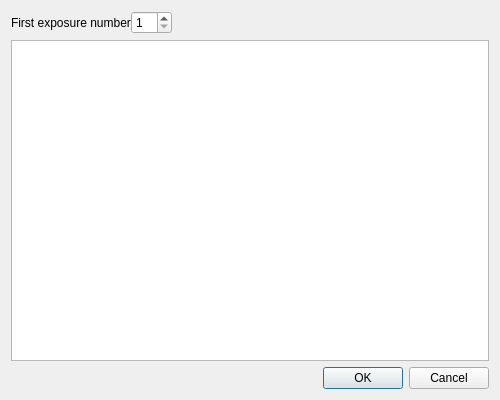
<?xml version="1.0" encoding="UTF-8"?>
<ui version="4.0">
 <class>AutoFillExpNumClass</class>
 <widget class="QDialog" name="AutoFillExpNumClass">
  <property name="geometry">
   <rect>
    <x>0</x>
    <y>0</y>
    <width>500</width>
    <height>400</height>
   </rect>
  </property>
  <property name="windowTitle">
   <string>Auto-fill exposure number</string>
  </property>
  <property name="windowIcon">
   <iconset resource="../res/analogexif.qrc">
    <normaloff>:/images/icons/film.png</normaloff>:/images/icons/film.png</iconset>
  </property>
  <layout class="QVBoxLayout" name="verticalLayout">
   <item>
    <layout class="QHBoxLayout" name="horizontalLayout_2">
     <property name="spacing">
      <number>0</number>
     </property>
     <item>
      <widget class="QLabel" name="label_2">
       <property name="text">
        <string>First exposure number</string>
       </property>
      </widget>
     </item>
     <item>
      <widget class="QSpinBox" name="firstExpNum">
       <property name="minimum">
        <number>1</number>
       </property>
      </widget>
     </item>
     <item>
      <spacer name="horizontalSpacer_2">
       <property name="orientation">
        <enum>Qt::Orientation::Horizontal</enum>
       </property>
       <property name="sizeHint" stdset="0">
        <size>
         <width>40</width>
         <height>20</height>
        </size>
       </property>
      </spacer>
     </item>
    </layout>
   </item>
   <item>
    <widget class="QTableView" name="fileExposures">
     <property name="font">
      <font>
       <kerning>true</kerning>
      </font>
     </property>
     <property name="alternatingRowColors">
      <bool>true</bool>
     </property>
     <property name="selectionMode">
      <enum>QAbstractItemView::SelectionMode::SingleSelection</enum>
     </property>
     <property name="selectionBehavior">
      <enum>QAbstractItemView::SelectionBehavior::SelectRows</enum>
     </property>
     <property name="wordWrap">
      <bool>false</bool>
     </property>
     <attribute name="horizontalHeaderVisible">
      <bool>true</bool>
     </attribute>
     <attribute name="horizontalHeaderDefaultSectionSize">
      <number>28</number>
     </attribute>
     <attribute name="horizontalHeaderHighlightSections">
      <bool>false</bool>
     </attribute>
     <attribute name="horizontalHeaderShowSortIndicator" stdset="0">
      <bool>true</bool>
     </attribute>
     <attribute name="horizontalHeaderStretchLastSection">
      <bool>true</bool>
     </attribute>
     <attribute name="verticalHeaderVisible">
      <bool>false</bool>
     </attribute>
     <attribute name="verticalHeaderMinimumSectionSize">
      <number>15</number>
     </attribute>
     <attribute name="verticalHeaderDefaultSectionSize">
      <number>15</number>
     </attribute>
    </widget>
   </item>
   <item>
    <layout class="QHBoxLayout" name="horizontalLayout">
     <item>
      <spacer name="horizontalSpacer">
       <property name="orientation">
        <enum>Qt::Orientation::Horizontal</enum>
       </property>
       <property name="sizeHint" stdset="0">
        <size>
         <width>40</width>
         <height>20</height>
        </size>
       </property>
      </spacer>
     </item>
     <item>
      <widget class="QDialogButtonBox" name="buttonBox">
       <property name="standardButtons">
        <set>QDialogButtonBox::StandardButton::Cancel|QDialogButtonBox::StandardButton::Ok</set>
       </property>
      </widget>
     </item>
    </layout>
   </item>
  </layout>
 </widget>
 <layoutdefault spacing="6" margin="11"/>
 <resources>
  <include location="../res/analogexif.qrc"/>
 </resources>
 <connections>
  <connection>
   <sender>buttonBox</sender>
   <signal>accepted()</signal>
   <receiver>AutoFillExpNumClass</receiver>
   <slot>accept()</slot>
   <hints>
    <hint type="sourcelabel">
     <x>204</x>
     <y>455</y>
    </hint>
    <hint type="destinationlabel">
     <x>146</x>
     <y>238</y>
    </hint>
   </hints>
  </connection>
  <connection>
   <sender>buttonBox</sender>
   <signal>rejected()</signal>
   <receiver>AutoFillExpNumClass</receiver>
   <slot>reject()</slot>
   <hints>
    <hint type="sourcelabel">
     <x>204</x>
     <y>455</y>
    </hint>
    <hint type="destinationlabel">
     <x>146</x>
     <y>238</y>
    </hint>
   </hints>
  </connection>
 </connections>
</ui>
